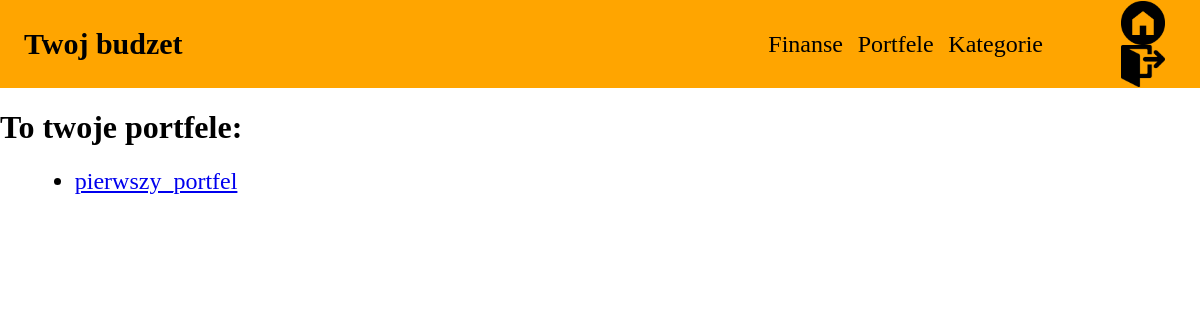
Before: /mainapp/wallets/ (signed in) with the older database file.
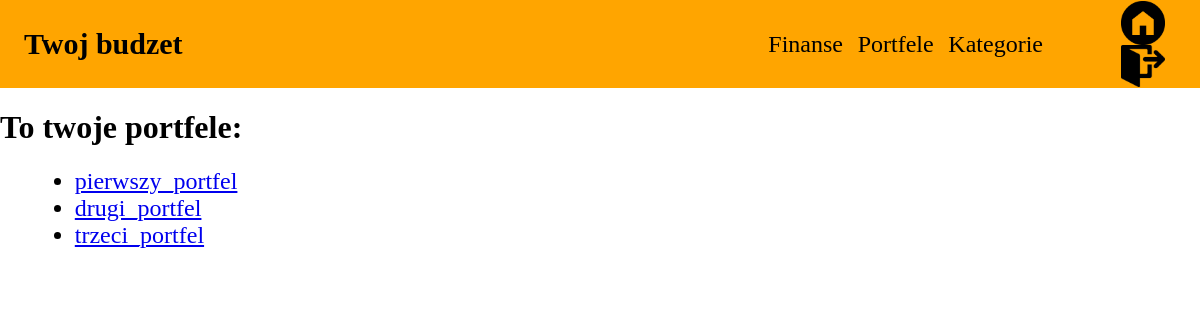
After: the same page with the newer database file.
### mainapp/models.py (models this page shows, shortened)
class Wallet(models.Model):
    name = models.TextField()
    id_user = models.ForeignKey(user_model, on_delete=models.CASCADE)
    categories = models.ManyToManyField('Category')

### mainapp/views.py (the view)
# urls.py: path("wallets/", views.wallets_view, name='wallets'),
@login_required()
def wallets_view(request):
    wallets_list = Wallet.objects.all()
    context = {'wallets_list': wallets_list}
    return render(request, 'wallets.html', context)

### templates/wallets.html (shortened to what this page needs)
{% extends "base.html" %}
{% block content %}
    <h1>To twoje portfele:</h1>
    <ul>
        {% for wallet in wallets_list %}
            <li><a href="{% url 'wallet' wallet_name=wallet.name %}">{{ wallet.name }}</a></li>
        {% endfor %}
    </ul>
{% endblock %}

### templates/base.html (shortened to what this page needs)
{% load static %}
<html lang="en">
    <head>
        <link rel="stylesheet" type="text/css" href="{% static 'css/style.css' %}">
    </head>
    <body>
        <header>
            <nav>
                <h2>Twoj budzet</h2>
                <ul id="menu">
                    <li><a href="{% url 'finances' %}">Finanse</a></li>
                    <li><a href="{% url 'wallets' %}">Portfele</a></li>
                    <li><a href="{% url 'categories' %}">Kategorie</a></li>
                </ul>
            </nav>
            <div class="header-image">
                <div id="header-image-inside">
                    <a href="{% url 'home' %}"><img src="{% static 'images/home-logo.png' %}" alt="Home page"></a>
                    <a href="{% url 'logout' %}"><img src="{% static 'images/logout-logo.png' %}" alt="Log Out"></a>
                </div>
            </div>
        </header>
        <main>
            {% block content %}{% endblock %}
        </main>
    </body>
</html>

### static/css/style.css (style rules this page uses)
header { background-color: orange; padding: 2%; display: flex; justify-content: space-between; align-items: center; margin: 0; height: 5% }
nav { display: flex; justify-content: space-between; align-items: center; width: 90%; margin-right: 10%; }
h2 { margin: 0; font-size: 30px; }
ul#menu { list-style: none; display: flex; margin: 0; padding: 0; }
li { align-item: center; margin: 0 3%; font-size: 24px; }
header a { text-decoration: none; color: black; }
.header-image { width: 5%; }
.header-image img { max-width: 80%; max-height: 80% float: right; }
body { margin: 0; }

Changed rows visible on the page:
added Wallet: name "drugi_portfel"
added Wallet: name "trzeci_portfel"
